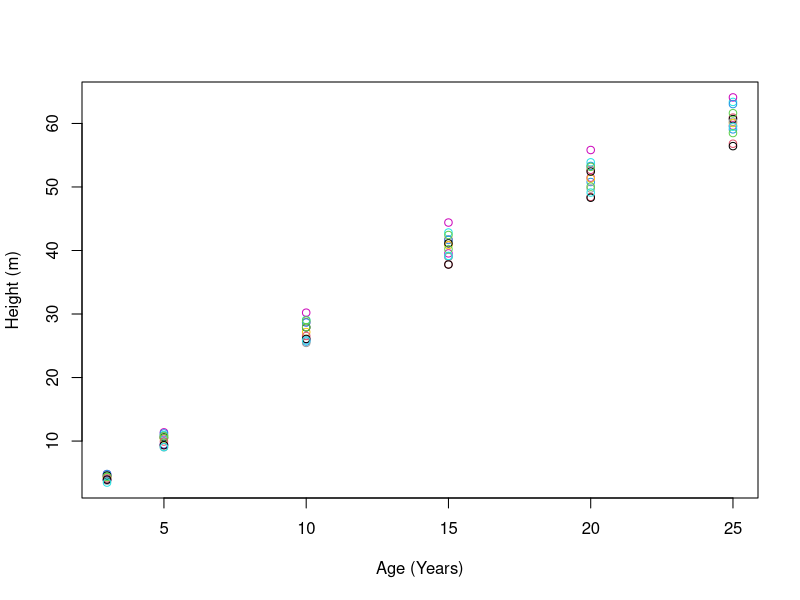
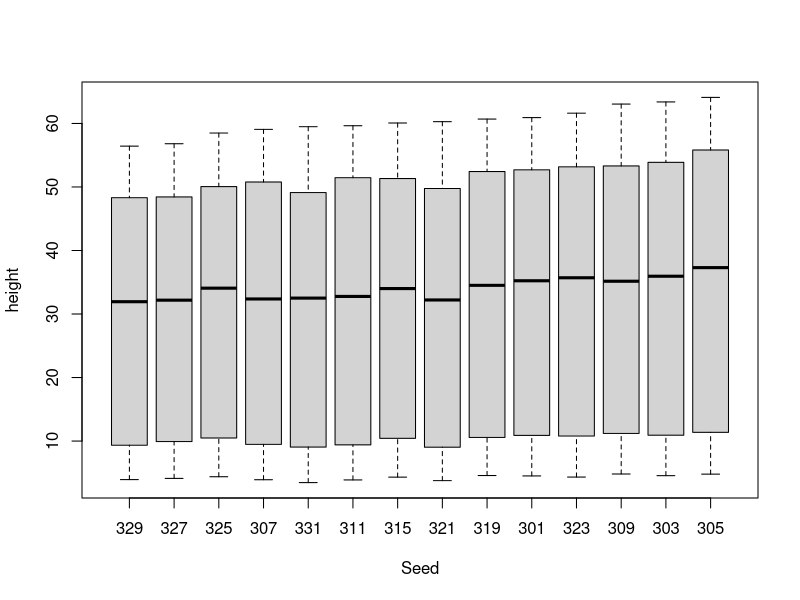

Recreate these plots in R, in order.
#######################################################
# Example R Markdown Script                           #
# John Godlee                                         #
# 24/Jan/2017                                         #
#######################################################

# Use this example R script to practice compiling an R Markdown file. 
# Try to make a well commented, easy to follow record of what is going on so that others can easily follow.

# Install and load the relevant packages ----------------------------------------------
library(datasets) # To get the loblolly pine growth data
library(dplyr) # To get summary statistics on the data

# Import data -------------------------------------------------------------
pine_growth <- Loblolly # This data shows the height of pine trees at different ages, from different seed stocks
head(pine_growth)

# Investigating the data ------------------------------------------------------------
# Create a simple scatterplot showing the age-height distribution
# This set of boxplots can be added to your R Markdown document by putting the code in a code chunk
# Try adding some plain text to your R markdown document to explain the histogram
plot(x = pine_growth$age, y = pine_growth$height, xlab = "Age (Years)", ylab = "Height (m)", col=pine_growth$Seed)

# Create boxplots to show how different Seed stocks compare in height distribution
boxplot(height ~ Seed, data = pine_growth)

# Use a pipe to get a table of summary statistics for each Seed type
pine_growth_seedsumm <- pine_growth %>%
  group_by(Seed) %>%
  summarise("Mean Height" = mean(height), "STDEV Height" = sd(height), "Median Height" = median(height))

# Use a pipe to get a table of summary statistics for each Age type
pine_growth_agesumm <- pine_growth %>%
  group_by(age) %>%
  summarise("Mean Height" = mean(height), "STDEV Height" = sd(height), "Median Height" = median(height))

## Make a table of `pine_growth_seedsumm' and `pine_growth_agesumm' in your R markdown document using pander(), the instructions can be found in the tutorial